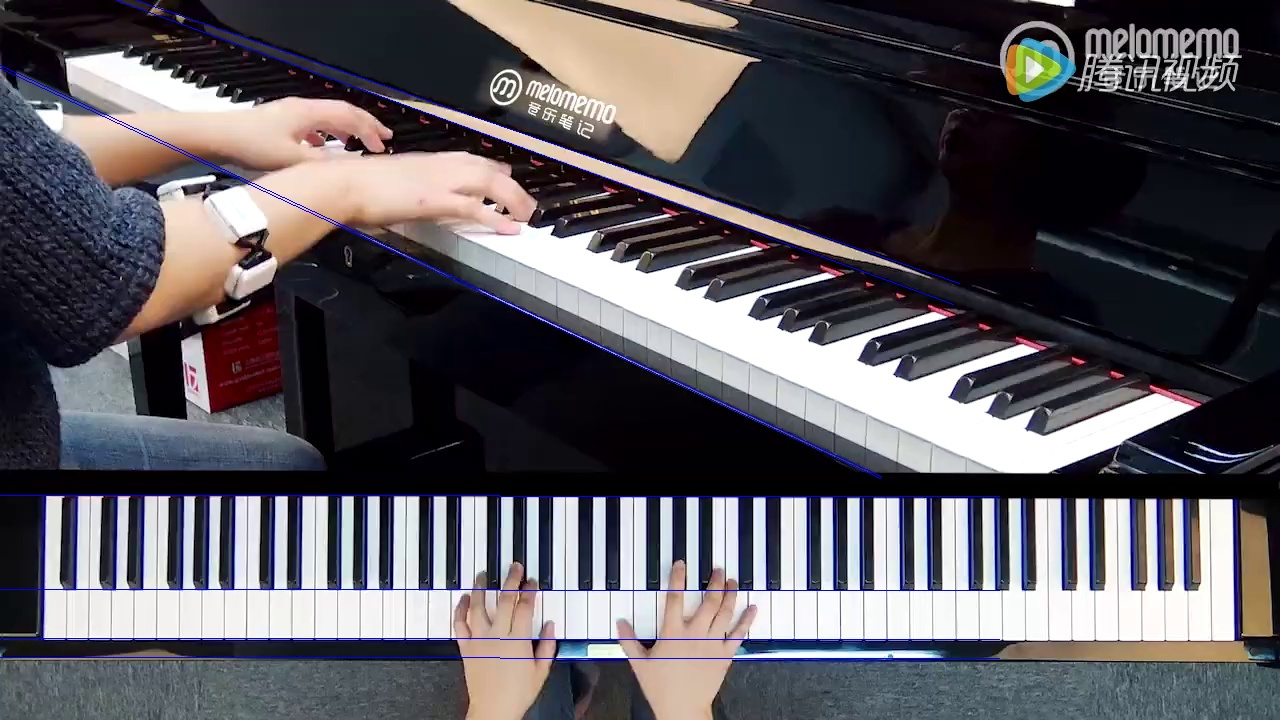
#> input picture sfd_hand/piano_functions/test_hough.jpg, 1280 x 720 px, given in place of 3638.jpg, which was not available
$ python cnn.py
#> lines starting #> are read from the running program, lines starting #| are printed output that depends on the picture; pictures that were not available may be replaced by others from this repository, and a replacement may not be noted
#-*- coding:utf-8 -*-
from __future__ import division
from __future__ import absolute_import
from __future__ import print_function

import cv2
import os
import argparse


base_path = "/home/data/cy/projects/piano/KJnotes/frames1/crop_img/3638.jpg"
test_path = "/home/data/cy/projects/piano/KJnotes/frames1/crop_img/0266.jpg"


if __name__ == "__main__":
    base_img = cv2.imread(base_path)
#> base_img is the input picture: shape (720, 1280, 3); mean B, G, R 95.6, 89.8, 93
    cur_img = cv2.imread(test_path)
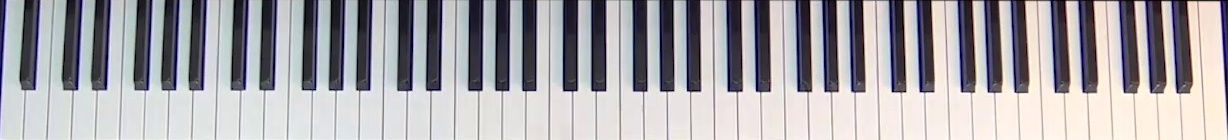
#> input picture sfd_hand/piano_functions/crop_img.jpg, 1228 x 140 px, given in place of 0266.jpg, which was not available
#> cur_img is the input picture: shape (140, 1228, 3); mean B, G, R 170.6, 165.9, 168.3
    print(cur_img.shape)
#| (140, 1228, 3)
    base_img = cv2.cvtColor(base_img, cv2.COLOR_BGR2GRAY)
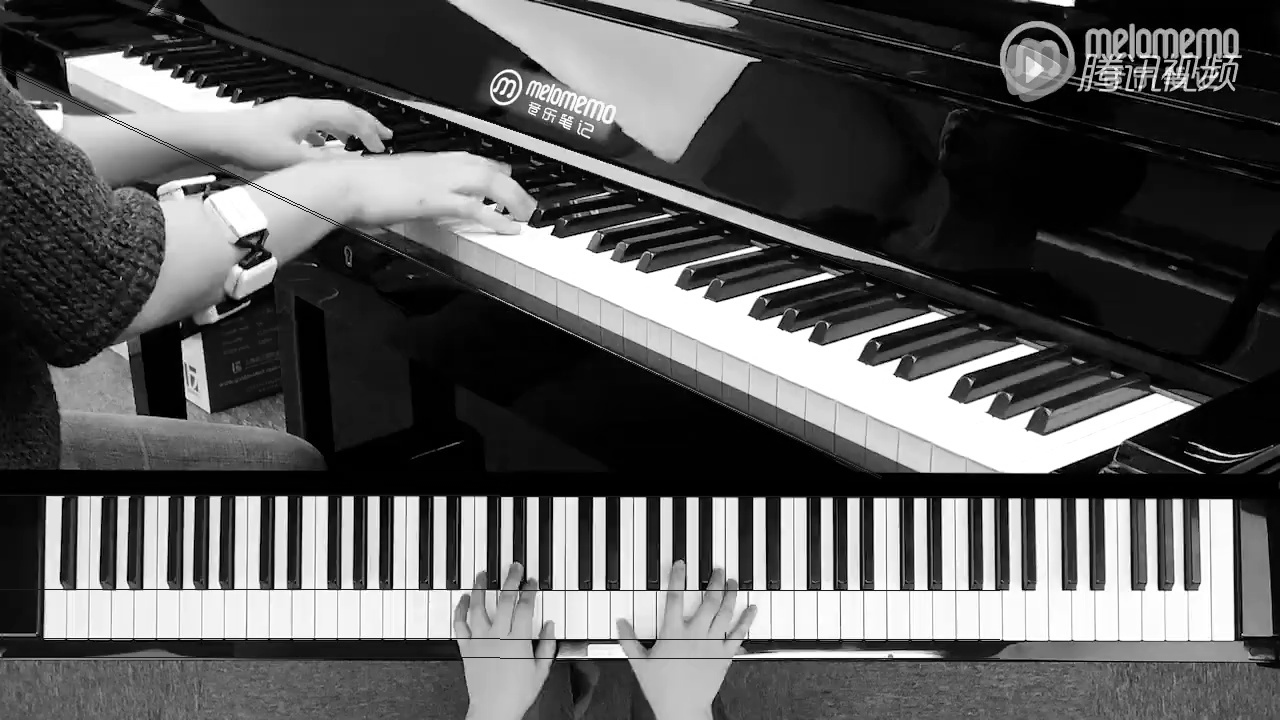
#> base_img: shape (720, 1280); min 0, max 255, mean 91.4
    cur_img = cv2.cvtColor(cur_img, cv2.COLOR_BGR2GRAY)
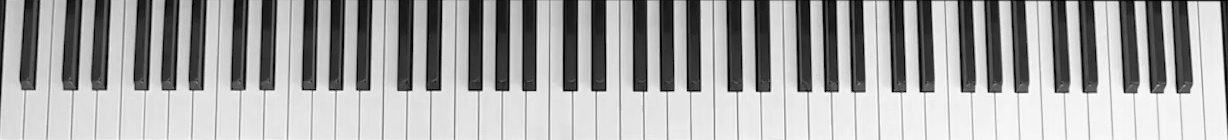
#> cur_img: shape (140, 1228); min 0, max 254, mean 167.2
#> (the run stopped early here; a loop or call above may not have finished)
